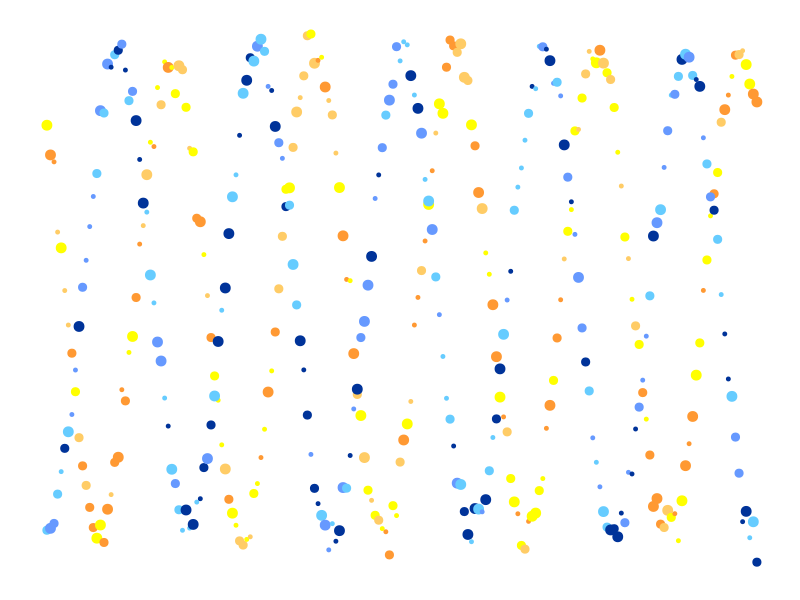
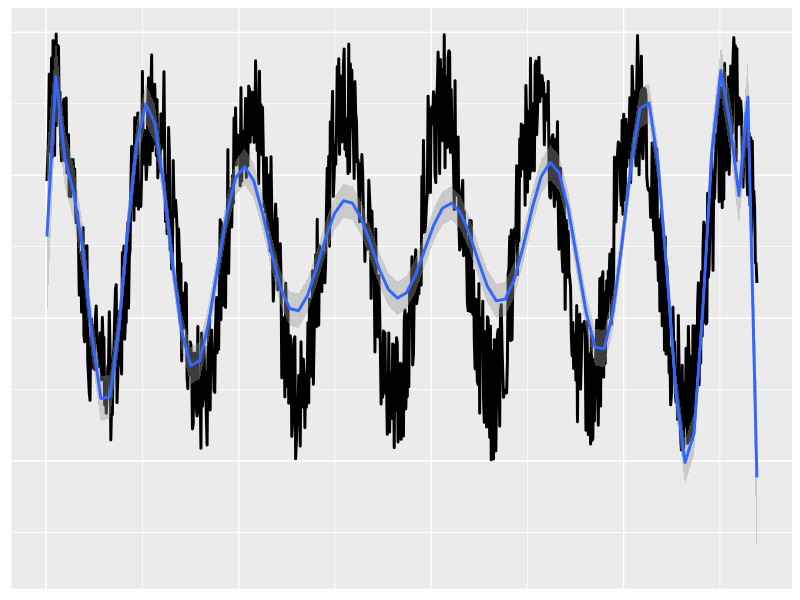
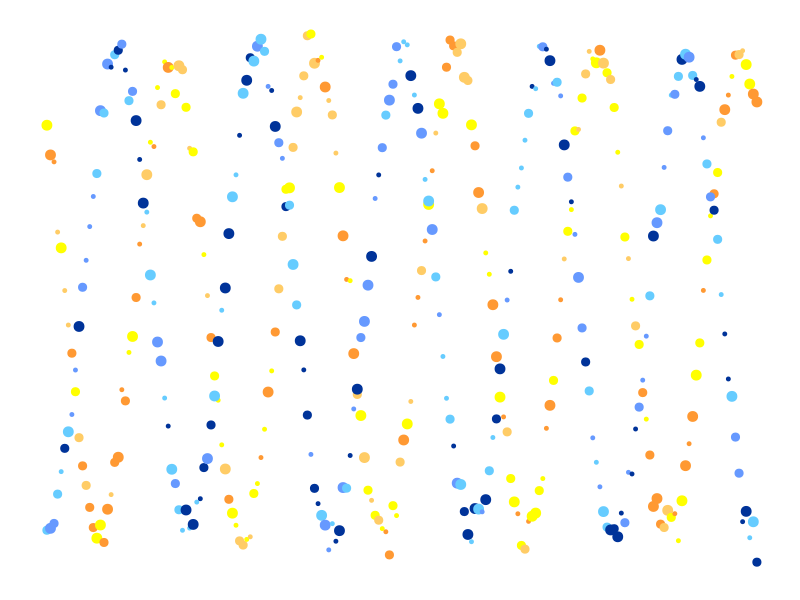

These charts were generated, in order, by the following R code:
library(ggplot2)
y <- sin(seq(1,15*pi,by = 0.05))
y <- y + runif(length(y))
d = data.frame(x = 1:length(y), y)

png(filename = "~/lfjover.github.io/figures/banner.png", width = 840, height = 120)
p <- ggplot(aes(x,y),data =d) + geom_line(size = 1) + 
  stat_smooth(method = "lm", formula = y ~ poly(x,20), size = 1) +
  theme(axis.ticks=element_blank(), axis.title = element_blank(), axis.text = element_blank())
print(p)
dev.off()

n <- 200
x1 <- seq(-5*pi,5*pi, length.out = n )
y1 <- sin(x1-pi/4) + rnorm(n,0,0.05)
y2 <- cos(x1) + rnorm(n,0,0.05)
siz <- sample(3,n*2, replace = TRUE)
c1 <- sample(3,n, replace = TRUE)
c2 <- sample(4:6,n, replace = TRUE)

d2 <- data.frame(x = c(x1,x1),y=c(y1,y2),col = c(c1,c2),siz)
p<-ggplot(data =d2) + geom_point(aes(x,y,size = siz,color = factor(col)))  + 
  scale_color_manual(values = c('#FFFF00','#FFCC66','#FF9933','#003399','#6699FF','#66CCFF')) +
  scale_size_continuous(range = c(1, 3)) + theme_bw()+
  theme(axis.ticks=element_blank(), axis.title = element_blank(),
        axis.text = element_blank(),
        panel.border = element_blank(),
        panel.background = element_blank(),
        panel.grid.major = element_blank(),
        panel.grid.minor = element_blank(),
        legend.position = 'none')
p

png(filename = "~/lfjover.github.io/figures/banner.png", width = 840, height = 120)
p
dev.off()